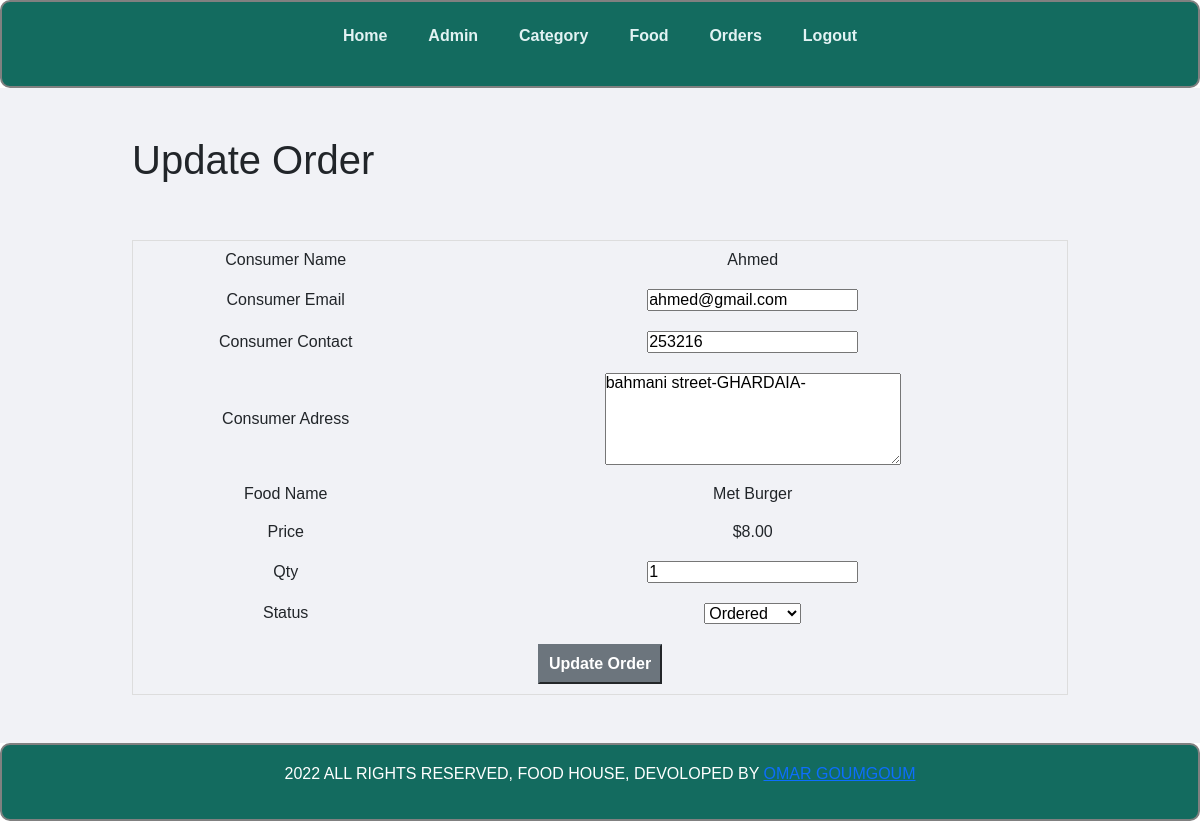
The app's page /admin/update-order.php?id=5 (signed in) with its own data.
### tables this page shows
CREATE TABLE `orders` (
  `id` int(10) UNSIGNED NOT NULL,
  `consumer_name` varchar(150) NOT NULL,
  `qty` int(100) NOT NULL,
  `price` decimal(10,2) NOT NULL,
  `total` decimal(10,2) NOT NULL,
  `consumer_contact` int(20) NOT NULL,
  `consumer_email` varchar(100) NOT NULL,
  `consumer_adress` varchar(150) NOT NULL,
  `food` varchar(150) NOT NULL,
  `status` varchar(50) NOT NULL,
  `orderdate` datetime NOT NULL
);

### admin/update-order.php (the view, shortened to what this page needs)
<?php include("partials/menu.php"); ?>
<div class="main-content">
    <div class="wrapper">
        <h1>Update Order</h1>
        <br><br>
                    <?php
                    if(isset($_GET['id']))
                    {
                    $id=$_GET['id'];
                     $sql="SELECT*FROM orders WHERE id=$id";
                     $res=mysqli_query($conn,$sql);
                     $count=mysqli_num_rows($res);
                     if($count==1)
                     {
                         $row=mysqli_fetch_assoc($res);
                       $consumer_name=$row['consumer_name'];
                       $qty=$row['qty'];
                       $price=$row['price'];
                       $consumer_contact=$row['consumer_contact'];
                       $consumer_email=$row['consumer_email'];
                       $consumer_adress=$row['consumer_adress'];
                       $food_name=$row['food'];
                       $status=$row['status'];
                     }
                     else
                     {
                     }
                    }
                    else
                    {
                    }
                     ?>
        <form action="" method="POST">
            <table>
                <tr>
                    <td>Consumer Name</td>
                    <td><?php echo $consumer_name; ?></td>
                </tr>
                <tr>
                    <td>Consumer Email</td>
                    <td>
                        <input type="text" name="email" value="<?php echo $consumer_email; ?>">
                    </td>
                </tr>
                <tr>
                    <td>Consumer Contact</td>
                    <td>
                        <input type="text" name="contact" value="<?php echo $consumer_contact; ?>">
                    </td>
                </tr>
                <tr>
                    <td>Consumer Adress</td>
                    <td>
                        <textarea name="adress"  cols="30" rows="5"><?php echo $consumer_adress; ?></textarea>
                    </td>
                </tr>
                <tr>
                    <td>Food Name</td>
                    <td><?php echo $food_name; ?></td>
                </tr>
                <tr>
                    <td>Price</td>
                    <td>$<?php echo $price; ?></td>
                </tr>
                <tr>
                    <td>Qty</td>
                    <td>
                        <input type="number" name="qty" value="<?php echo $qty; ?>">
                    </td>
                </tr>
                <tr>
                    <td>Status</td>
                    <td>
                        <select name="status">
                            <option <?php if($status=="Ordered"){echo "Selected";} ?>value="Ordered">Ordered</option>
                        </select>
                    </td>
                </tr>
                <tr>
                    <td colspan="2">
                        <input type="submit" name="submit" value="Update Order" class="btn-secondary">
                    </td>
                </tr>
            </table>
        </form>
    </div>
</div>
<?php include("partials/footer.php"); ?>

### css/admin.css (style rules this page uses)
* { margin: 0; padding: 0; font-family: Arial, Helvetica, sans-serif; }
.wrapper { padding: 1%; width: 80%; margin: 0 auto; }
table, td, th { border: 1px solid #ddd; text-align: center; }
table { border-collapse: collapse; width: 100%; }
th, td { padding: 10px; text-align: center; }
.btn-secondary { background-color: #7bed9f; text-decoration: none; padding: 1%; color: black; font-weight: bold; }
.main-content { background-color:#f1f2f6 ; padding: 3% 0; }

### records on screen
orders: consumer_name "Ahmed", email "ahmed@gmail.com", contact "253216", adress "bahmani street-GHARDAIA-", food "Met Burger", price "8.00", qty "1"
